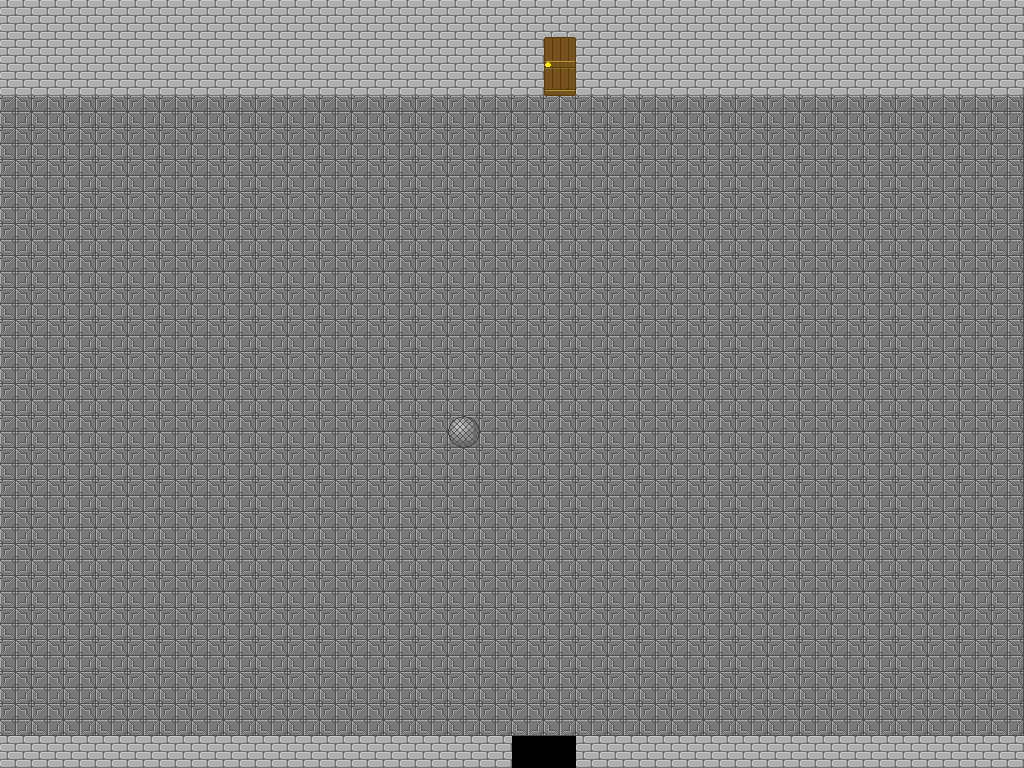

A level layout from a 2D game, rendered from its tile map. Below: a short description, then the map file with tile-grid data replaced by summaries:
An orthogonal 32x24 tile map with 32x32 px tiles, 3 tile layers (background, object, overlay) and 6 objects (3x event, 3x wall).

<map version="1.0" tiledversion="1.1.3" orientation="orthogonal" renderorder="right-up" width="32" height="24" tilewidth="32" tileheight="32" infinite="0" nextobjectid="16">
 <properties>
  <property name="music" value="Forbidden Shrine of Heroes.mp3" />
 </properties>
 <tileset firstgid="1" source="tileset.tsx" />
 <layer name="background" width="32" height="24">
  <data>[768 cells, 766 non-empty, 2 distinct tile ids]</data>
 </layer>
 <layer name="object" width="32" height="24">
  <data>[768 cells, 3 non-empty, 3 distinct tile ids]</data>
 </layer>
 <objectgroup name="collision">
  <object id="1" name="chapter1" type="event" x="544" y="352" width="32" height="32">
   <properties>
    <property name="collisionType" value="object" />
    <property name="eventID" type="int" value="1" />
    <property name="eventName" value="NovelMode" />
    <property name="image" value="characters/fire_spirit/field/stand/down" />
    <property name="parameters" value="chapter1" />
    <property name="trigger" value="auto" />
   </properties>
  </object>
  <object id="5" name="subwall1" type="wall" x="0" y="736" width="512" height="32" />
  <object id="6" name="subwall2" type="wall" x="576" y="736" width="448" height="32" />
  <object id="9" name="mainWall" type="wall" x="0" y="0" width="1024" height="96" />
  <object id="12" name="teleportToNowhere" type="event" x="512" y="736" width="64" height="32">
   <properties>
    <property name="collision" type="bool" value="true" />
    <property name="collisionType" value="wall" />
    <property name="eventID" type="int" value="2" />
    <property name="eventName" value="Teleport" />
    <property name="parameters" value="nowhere, 16, 3" />
    <property name="trigger" value="touch" />
   </properties>
  </object>
  <object id="13" name="teleportComplex" type="event" x="544" y="32" width="32" height="64">
   <properties>
    <property name="collision" type="bool" value="true" />
    <property name="collisionType" value="wall" />
    <property name="eventID" type="int" value="2" />
    <property name="eventName" value="Teleport" />
    <property name="parameters" value="eyeroom, 50, 99" />
    <property name="trigger" value="TOUCH" />
   </properties>
  </object>
 </objectgroup>
 <layer name="overlay" width="32" height="24">
  <data>[768 cells, 0 non-empty, 0 distinct tile ids]</data>
 </layer>
</map>
